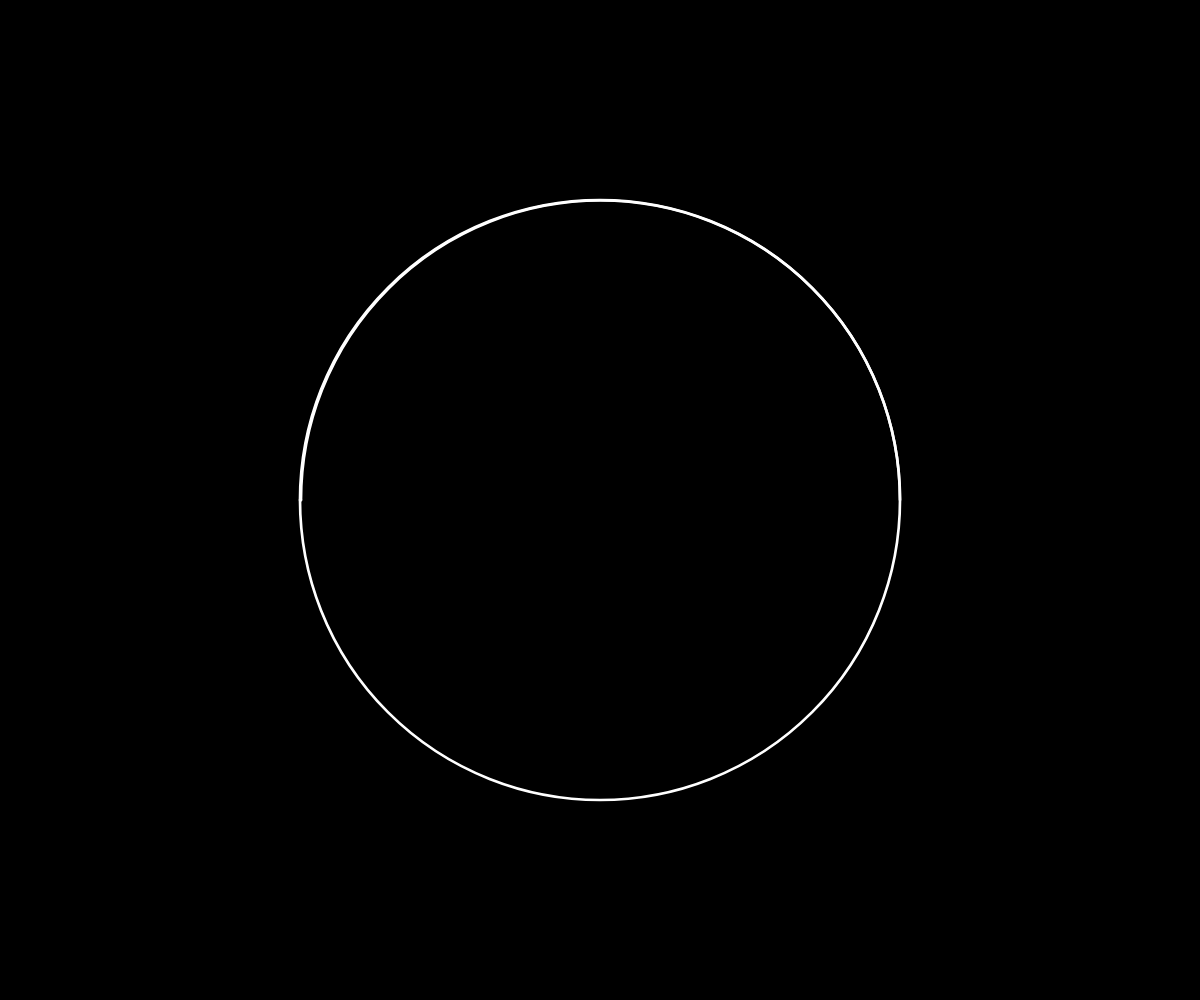
Frame 1 (no input)
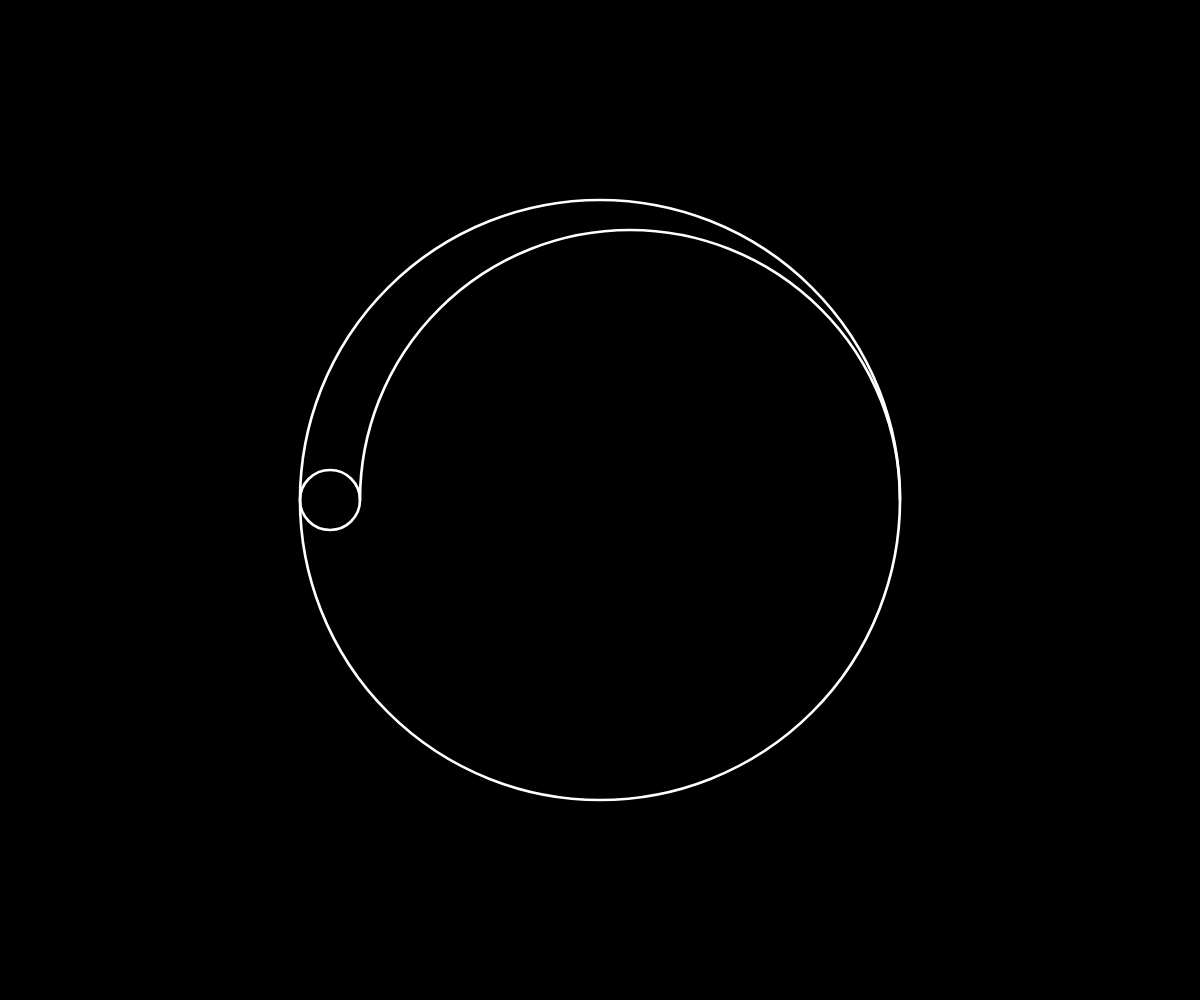
Frame 60 (no input)
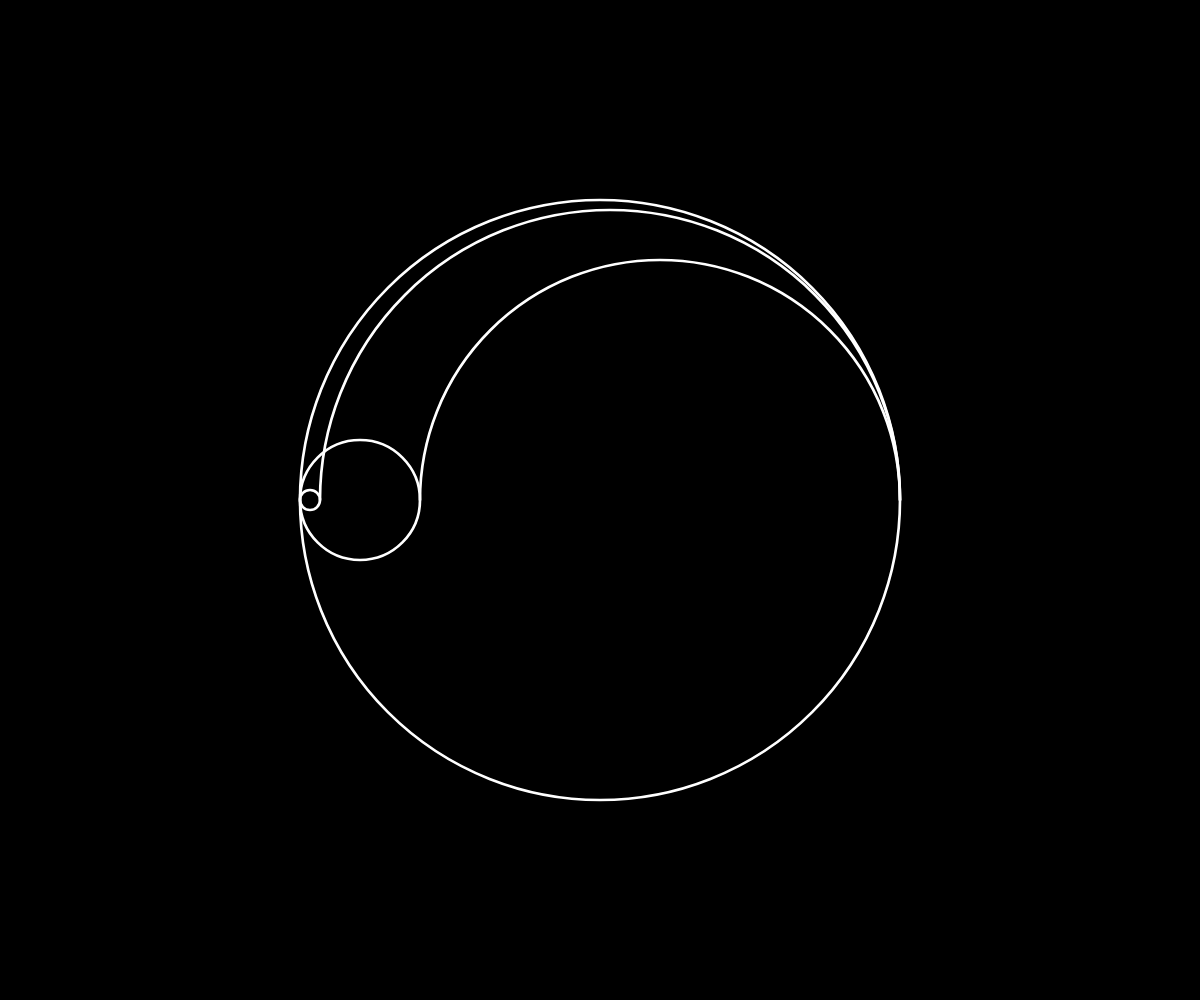
Frame 120 (the mouse pressed at the canvas centre since frame 60)

The p5.js sketch that drew these frames (run headless with seeded random() and noise() and a simulated clock; from frame 60 on, the mouse is pressed at the canvas centre):

// p5.js sketch
// ── sketch.js
function preload() {
  // put preload code here
}

function setup() {
  createCanvas(windowWidth, windowHeight);
  frameRate(100);
}

function draw() {
  background("black");
  noFill();
  stroke("white");
  strokeWeight(windowWidth / 450);

  let a = frameCount;
  let x = windowWidth / 2;
  circle(x, windowHeight / 2, x);

  if (a <= x) {
    circle((a + x) / 2, windowHeight / 2, a);
    arc(x + a / 2, windowHeight / 2, x - a, x - a, PI, 0, OPEN);
  }
  for (let w = 100; w < 1000000; w = w + 100) {
    if (a >= w && a <= x + w) {
      circle((a - w + x) / 2, windowHeight / 2, a - w);
      arc(
        x + (a - w) / 2,
        windowHeight / 2,
        x - (a - w),
        x - (a - w),
        PI,
        0,
        OPEN
      );
    }
  }
}

function windowResized() {
  resizeCanvas(windowWidth, windowHeight);
}
